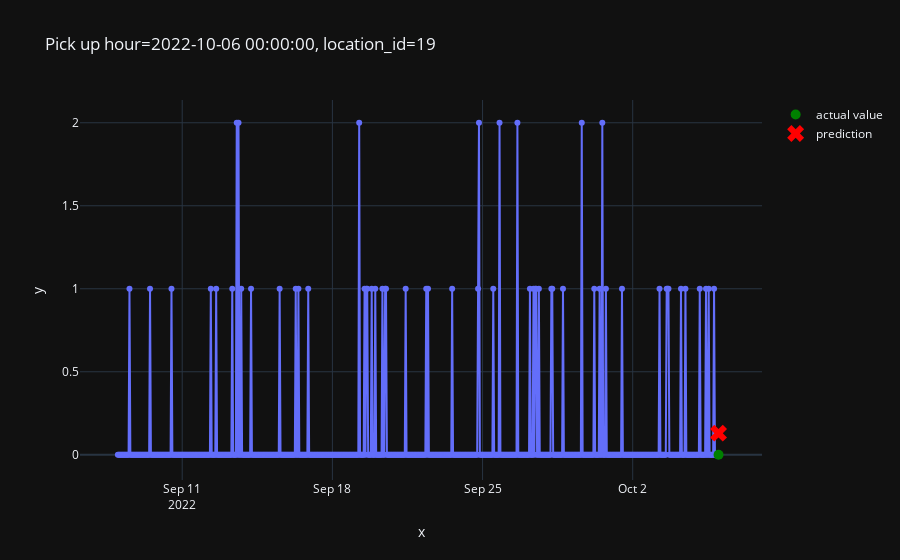

The notebook cell this image was saved under:
### Code cell
from src.plot import plot_one_sample
plot_one_sample(
    features = X_test,
    targets = y_test,
    example_id= 3979,
    predictions=pd.Series(predictions)
)

### Figure 1 — Plotly figure (JSON) as saved in the notebook; plotly's stock layout.template omitted (floating-point values rounded to 4 significant figures; data arrays with more than 128 entries replaced by an {"elided": "..."} marker saying what was removed)
{"data": [{"hovertemplate": "x=%{x}<br>y=%{y}<extra></extra>", "legendgroup": "", "line": {"color": "#636efa", "dash": "solid"}, "marker": {"symbol": "circle"}, "mode": "markers+lines", "name": "", "orientation": "v", "showlegend": false, "type": "scatter", "x": {"elided": "673 str values"}, "xaxis": "x", "y": {"elided": "673 int values"}, "yaxis": "y"}, {"line": {"color": "green"}, "marker": {"size": 10}, "mode": "markers", "name": "actual value", "type": "scatter", "x": ["2022-10-06T00:00:00"], "y": [0]}, {"line": {"color": "red"}, "marker": {"size": 15, "symbol": "x"}, "mode": "markers", "name": "prediction", "type": "scatter", "x": ["2022-10-06T00:00:00"], "y": [0.1302]}], "layout": {"legend": {"tracegroupgap": 0}, "title": {"text": "Pick up hour=2022-10-06 00:00:00, location_id=19"}, "xaxis": {"anchor": "y", "domain": [0, 1], "title": {"text": "x"}}, "yaxis": {"anchor": "x", "domain": [0, 1], "title": {"text": "y"}}}}
